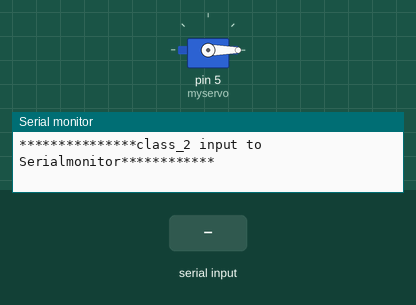
Recording of a sketch running on a simulated Arduino Uno, built with avr-gcc and run on an emulated ATmega328P. On the bench: servo, the last lines printed to the serial monitor. The inputs (shaded band) are chosen by the test bench.

Above: at 1.2 s.
1.3 s: "2\n" received over Serial
At 2.1 s:
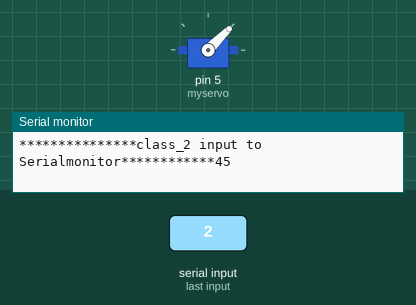
Timing chart, 0 to 4.3 s (numbered marks = the images above; inputs shaded):
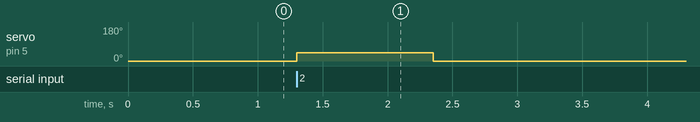

The sketch:

class2.ino
```cpp
#include<Servo.h>
Servo myservo;


void setup()
{
  Serial.begin(9600);
  myservo.attach(5);
   myservo.write(0);

  Serial.print("***************class_2 input to Serialmonitor************");
}

void loop()
{
  if(Serial.available()>0)
  {
    int a=Serial.parseInt();
    switch(a)
    {
      case 1:
      Serial.println("0");
      myservo.write(0);
      delay(50);
      break;
      case 2:
      Serial.println("45");
      myservo.write(45);
      delay(50);
      break;

      default:
      Serial.println("bye");
      myservo.write(0);
      delay(0);
      break;
    }
    }
}
```

Measured:
- after the input at 1.3 s, servo on pin 5 (myservo): 0° → 45° at once, → 0° 1.0 s later
